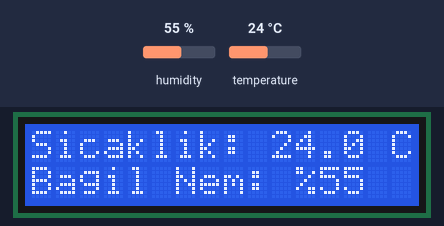
Recording of a sketch running on a simulated Arduino Uno, built with avr-gcc and run on an emulated ATmega328P. On the bench: 16×2 character LCD. Inputs (shaded band) come from the test bench; at power-on: humidity 55 %, temperature 24 °C. What the sketch prints to the serial monitor is not drawn.

Above: at 2.8 s.
2.9 s: humidity set to 22 %
At 5.1 s:
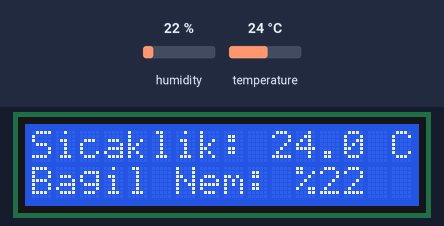
5.6 s: temperature set to 12 °C
At 6.3 s:
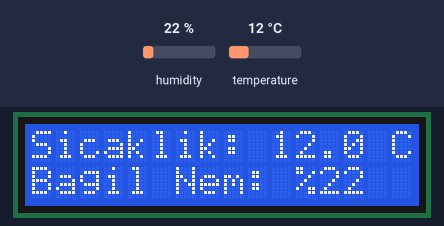
8.3 s: humidity set to 40 %
At 11.1 s:
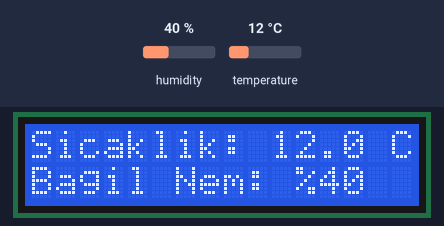
11.4 s: temperature set to 19 °C
At 12.4 s:
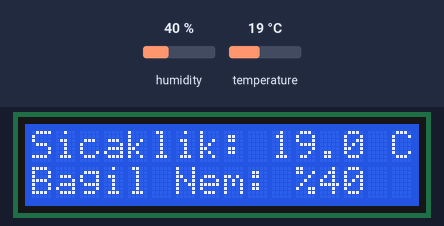
Timing chart, 0 to 14.4 s (numbered marks = the images above; inputs shaded):
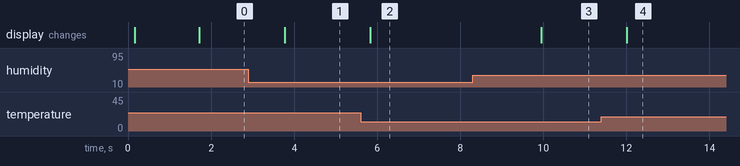

Measured:
- after the input at 2.9 s, the display: changes after 0.87 s (image 1)
- after the input at 5.6 s, the display: changes after 0.23 s (image 2)
- after the input at 8.3 s, the display: changes after 1.6 s (image 3)
- after the input at 11.4 s, the display: changes after 0.60 s (image 4)

The sketch:

Sinif_8_DHT11_LCD_Termometre.ino
```cpp
/* ==============================================================================
 * PROJE ADI: 8. Sınıf - DHT11 ile Dijital Sıcaklık ve Nem Ölçer (LCD Ekranlı)
 * HEDEF SEVİYE: 8. Sınıf (13-14 Yaş / Ortaokul Mezuniyet - Meteoroloji & IoT)
 *
 * PROJENİN AMACI VE ÇALIŞMA MANTIĞI:
 * Bu projede öğrenciler, çevresel izleme istasyonlarında ve akıllı sera/tarım
 * uygulamalarında kullanılan dijital sıcaklık ve bağıl nem sensörünün (DHT11)
 * haberleşme mantığını çözer. Okunan veriler I2C 16x2 LCD ekranda görselleştirilir.
 *
 * ÇALIŞMA MANTIĞI:
 * 1. DHT11 sensörü, tek hat (Single-Bus) dijital protokolü üzerinden Arduino'ya
 *    40 bitlik paketler halinde sıcaklık (°C) ve nem (% RH) bilgisi gönderir.
 * 2. Arduino DHT kütüphanesi bu veri paketini çözümler ve floating-point değerler üretir.
 * 3. Hata koruması (isnan kontrolü) ile sensör bağlantı kopuklukları denetlenir.
 * 4. Ölçülen değerler 16x2 LCD ekrana yazılır:
 *    - Satır 0: "Sicaklik: XX.X C"
 *    - Satır 1: "Bagil Nem: %XX"
 * 5. DHT11'in donanımsal örnekleme periyoduna saygı duyularak her 2 saniyede bir ölçüm yenilenir.
 *
 * GEREKLİ DEVRE ELEMANLARI LİSTESİ:
 * - 1 x Arduino Uno R3
 * - 1 x Breadboard
 * - 1 x DHT11 Sıcaklık ve Bağıl Nem Sensörü (Modüllü veya 3 bacaklı)
 * - 1 x 16x2 I2C Karakter LCD Ekran
 * - 8 x Erkek-Dişi / Erkek-Erkek Jumper Kablo
 * - 1 x USB Tip-B Kablo
 *
 * DETAYLI PİN BAĞLANTI TABLOSU:
 * -----------------------------------------------------------------------------
 * Arduino Pini       | Bileşen Bacağı          | Açıklama / Not
 * -----------------------------------------------------------------------------
 * 5V (Güç)           | DHT11 VCC & LCD VCC     | 5V besleme hattı
 * GND (Toprak)       | DHT11 GND & LCD GND     | Ortak toprak hattı
 * Pin 4 (Dijital)    | DHT11 DATA (Sinyal)     | Tek telli dijital veri hattı
 * A4 (SDA)           | LCD SDA                 | I2C Veri Hattı
 * A5 (SCL)           | LCD SCL                 | I2C Saat Hattı
 * -----------------------------------------------------------------------------
 *
 * GEREKLİ KÜTÜPHANELER:
 * 1. DHT sensor library (Adafruit tarafından yazılmış)
 *    Kurulum: Arduino IDE -> Kütüphaneleri Yönet -> "DHT sensor library" ara ve kur
 *    (Bağımlılık olarak sorulan "Adafruit Unified Sensor" da kurulmalıdır).
 * 2. LiquidCrystal_I2C.h (Frank de Brabander sürümü)
 * 3. Wire.h (Yerleşik)
 * ============================================================================== */

#include <Wire.h>
#include <LiquidCrystal_I2C.h>
#include <DHT.h>

// Pin ve Sensör Tipi Tanımlamaları
const int DHT_PIN = 4;     // DHT11 veri pini
#define DHTTYPE DHT11      // Sensör türümüz DHT11 (DHT22 için DHT22 yazılır)

// Nesnelerin başlatılması
DHT dht(DHT_PIN, DHTTYPE);
LiquidCrystal_I2C lcd(0x27, 16, 2);

void setup() {
  // Seri portu başlat
  Serial.begin(9600);
  Serial.println("=========================================");
  Serial.println("DHT11 Dijital Termometre & Higrometre");
  Serial.println("=========================================");

  // LCD ekranı hazırla
  lcd.init();
  lcd.backlight();
  lcd.setCursor(0, 0);
  lcd.print("Hava Istasyonu");
  lcd.setCursor(0, 1);
  lcd.print("Sensor Basliyor..");

  // DHT sensörünü aktif et
  dht.begin();
  delay(1500); // Sensörün kararlı hale gelmesi için ilk bekleme
  lcd.clear();
}

void loop() {
  // Nem ve sıcaklık değerlerini sensörden oku
  float humidity = dht.readHumidity();
  float temperature = dht.readTemperature(); // Santigrat (°C) cinsinden

  // Okuma hatası olup olmadığını kontrol et
  if (isnan(humidity) || isnan(temperature)) {
    Serial.println("HATA: DHT11 sensorunden veri okunamadi! Baglantilari kontrol ediniz.");
    lcd.setCursor(0, 0);
    lcd.print("Sensor Hatasi!  ");
    lcd.setCursor(0, 1);
    lcd.print("Kablolari Baksana");
    delay(2000);
    return;
  }

  // 1. Satır: Sıcaklık Gösterimi
  lcd.setCursor(0, 0);
  lcd.print("Sicaklik: ");
  lcd.print(temperature, 1); // 1 ondalık basamak
  lcd.print(" C ");

  // 2. Satır: Nem Gösterimi
  lcd.setCursor(0, 1);
  lcd.print("Bagil Nem: %");
  lcd.print((int)humidity);
  lcd.print("   ");

  // Seri porta detaylı telemetri çıktısı ver
  Serial.print("Sicaklik: ");
  Serial.print(temperature);
  Serial.print(" °C | Bagil Nem: %");
  Serial.println(humidity);

  // DHT11 donanımı saniyede en fazla bir ölçüm yapabilir.
  // Kararlı ve uzun ömürlü ölçüm için 2 saniye (2000ms) bekliyoruz.
  delay(2000);
}
```
